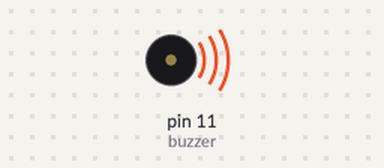
Recording of a sketch running on a simulated Arduino Uno, built with avr-gcc and run on an emulated ATmega328P. Shown: buzzer (waves = sounding).

Above: at 0.1 s.
At 49.7 s:
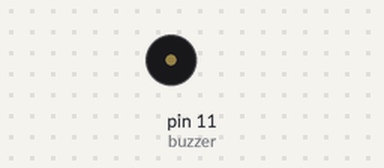
Timing chart, 0 to 51.2 s (numbered marks = the images above):
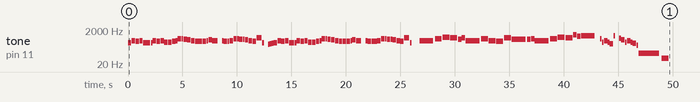

The sketch:

hakosbaelzbgm.ino
```cpp
/*
  Hakos Baelz Loading Screen BGM #1
  Connect a piezo buzzer or speaker to pin 11 or select a new pin.
  More songs available at: https://github.com/LokeRuiKee/Arduino-Music-Project-2022
  References:https://github.com/robsoncouto/arduino-songs, https://dragaosemchama.com/en/2019/02/songs-for-arduino/

  - RK, 25.2.2022
*/

#define NOTE_B0  31
#define NOTE_C1  33
#define NOTE_CS1 35
#define NOTE_D1  37
#define NOTE_DS1 39
#define NOTE_E1  41
#define NOTE_F1  44
#define NOTE_FS1 46
#define NOTE_G1  49
#define NOTE_GS1 52
#define NOTE_A1  55
#define NOTE_AS1 58
#define NOTE_B1  62
#define NOTE_C2  65
#define NOTE_CS2 69
#define NOTE_D2  73
#define NOTE_DS2 78
#define NOTE_E2  82
#define NOTE_F2  87
#define NOTE_FS2 93
#define NOTE_G2  98
#define NOTE_GS2 104
#define NOTE_A2  110
#define NOTE_AS2 117
#define NOTE_B2  123
#define NOTE_C3  131
#define NOTE_CS3 139
#define NOTE_D3  147
#define NOTE_DS3 156
#define NOTE_E3  165
#define NOTE_F3  175
#define NOTE_FS3 185
#define NOTE_G3  196
#define NOTE_GS3 208
#define NOTE_A3  220
#define NOTE_AS3 233
#define NOTE_B3  247
#define NOTE_C4  262
#define NOTE_CS4 277
#define NOTE_D4  294
#define NOTE_DS4 311
#define NOTE_E4  330
#define NOTE_F4  349
#define NOTE_FS4 370
#define NOTE_G4  392
#define NOTE_GS4 415
#define NOTE_A4  440
#define NOTE_AS4 466
#define NOTE_B4  494
#define NOTE_C5  523
#define NOTE_CS5 554
#define NOTE_D5  587
#define NOTE_DS5 622
#define NOTE_E5  659
#define NOTE_F5  698
#define NOTE_FS5 740
#define NOTE_G5  784
#define NOTE_GS5 831
#define NOTE_A5  880
#define NOTE_AS5 932
#define NOTE_B5  988
#define NOTE_C6  1047
#define NOTE_CS6 1109
#define NOTE_D6  1175
#define NOTE_DS6 1245
#define NOTE_E6  1319
#define NOTE_F6  1397
#define NOTE_FS6 1480
#define NOTE_G6  1568
#define NOTE_GS6 1661
#define NOTE_A6  1760
#define NOTE_AS6 1865
#define NOTE_B6  1976
#define NOTE_C7  2093
#define NOTE_CS7 2217
#define NOTE_D7  2349
#define NOTE_DS7 2489
#define NOTE_E7  2637
#define NOTE_F7  2794
#define NOTE_FS7 2960
#define NOTE_G7  3136
#define NOTE_GS7 3322
#define NOTE_A7  3520
#define NOTE_AS7 3729
#define NOTE_B7  3951
#define NOTE_C8  4186
#define NOTE_CS8 4435
#define NOTE_D8  4699
#define NOTE_DS8 4978
#define REST      0


// change this to make the song slower or faster
int tempo = 85;

// change this to whichever pin you want to use
int buzzer = 11;


// notes of the moledy followed by the duration.
// a 4 means a quarter note, 8 an eighteenth , 16 sixteenth, so on
// !!negative numbers are used to represent dotted notes,
// so -4 means a dotted quarter note, that is, a quarter plus an eighteenth!!
int melody[] = {

  // Hakos Baelz Loading Screen BGM #1
  // Score available at https://drewyjin.wixsite.com/sheets/sheets-1
  // Theme by DrewyJin

  //main melody starts
  //BAR 1-3
  NOTE_F4, 8, NOTE_AS4, 8, NOTE_A4, 8, NOTE_AS4, 8,
  NOTE_F4, 4, NOTE_F4, 16, NOTE_AS4, 8, NOTE_A4, 8,
  NOTE_AS4, 8, // BAR 1
  NOTE_G4, 8, NOTE_G4, 8, NOTE_A4, 8, NOTE_AS4, 16,
  NOTE_DS5, 8, NOTE_DS5, 16, NOTE_D5, 8, NOTE_C5, 8,
  NOTE_AS4, 8, // BAR 2
  NOTE_A4, 8, NOTE_A4, 8, NOTE_A4, 8, NOTE_AS4, 16,
  NOTE_C5, 8, NOTE_AS4, -8, REST, 8, NOTE_AS4, 16, NOTE_A4, 8,
  NOTE_A4, 16, NOTE_AS4, 8, // BAR 3

  //BAR 4-6
  NOTE_DS5, 8, NOTE_DS5, 16, NOTE_D5, 8, NOTE_D5, 16,
  NOTE_C5, 8, NOTE_AS4, 8, NOTE_A4, 8, NOTE_F5, -8,
  NOTE_F4, 16, REST, 8, NOTE_D4, 16, NOTE_DS4, 16, NOTE_E4, 16, // BAR 4
  NOTE_F4, 8, NOTE_AS4, 8, NOTE_A4, 8, NOTE_AS4, 8,
  NOTE_F4, -8, NOTE_F4, 16, NOTE_AS4, 8, NOTE_A4, 8,
  NOTE_AS4, 8, // BAR 5
  NOTE_G4, 8, NOTE_G4, 8, NOTE_A4, 8, NOTE_AS4, 16,
  NOTE_DS5, 8, NOTE_DS5, 16, NOTE_D5, 8, NOTE_C5, 8,
  NOTE_AS4, 8, // BAR 6


  //BAR 7-9
  NOTE_A4, 8, NOTE_A4, 8, NOTE_A4, 8, NOTE_AS4, 16,
  NOTE_C5, 8, NOTE_AS4, -8, REST, 8, NOTE_AS4, 16, NOTE_A4, 8,
  NOTE_A4, 8, NOTE_A4, 16, NOTE_AS4, 8, // BAR 7
  NOTE_DS5, 8, NOTE_DS5, 16, NOTE_D5, 8, NOTE_D5, 16,
  NOTE_C5, 8, NOTE_AS4, 8, NOTE_A4, 8, NOTE_F5, -8,
  NOTE_F4, 16, REST, 4, // BAR 8
  NOTE_AS4, 2, NOTE_DS5, 4, NOTE_FS5, 4, // BAR 9


  //BAR 10-11
  NOTE_F5, 4, NOTE_D5, 8, NOTE_F5, 8, NOTE_AS4, 2, // BAR 10
  NOTE_DS5, 4, NOTE_AS4, 4, NOTE_A4, 4, NOTE_F5, 4, // BAR 11


  //BAR 12-13
  NOTE_D5, 2, NOTE_D5, 8, NOTE_DS5, 8, // BAR 12
  NOTE_AS4, 2,  NOTE_DS5, 4, NOTE_FS5, 4, // BAR 13


  // BAR 14-16
  NOTE_F5, 4, NOTE_C6, 8, NOTE_A5, 8, NOTE_AS5, 2, // BAR 14
  REST, 8, NOTE_DS5, 16, NOTE_G4, 16, NOTE_AS4, 8,
  NOTE_G4, 16, NOTE_DS4, 8, NOTE_AS5, 16, REST, 8,
  NOTE_E5, 16,  NOTE_C5, 8, NOTE_G4, 16, NOTE_AS4, 8,
  NOTE_G4, 16,  NOTE_E4, 8, NOTE_C4, 16, // BAR 15
  NOTE_F2, -2, NOTE_F1, 4, // BAR 16

  /* RIGHT
   * REST, 8,  NOTE_G4, 16, NOTE_F4, 16, NOTE_A4, 16, NOTE_G4, 16,
  NOTE_C5, 16, NOTE_F5, 16, NOTE_G5, 16, NOTE_A5, 16,
  NOTE_C6, 16, NOTE_F6, 2, */ // BAR 16


};

// sizeof gives the number of bytes, each int value is composed of two bytes (16 bits)
// there are two values per note (pitch and duration), so for each note there are four bytes
int notes = sizeof(melody) / sizeof(melody[0]) / 2;

// this calculates the duration of a whole note in ms
int wholenote = (60000 * 4) / tempo;

int divider = 0, noteDuration = 0;

void setup() {
  // iterate over the notes of the melody.
  // Remember, the array is twice the number of notes (notes + durations)
  for (int thisNote = 0; thisNote < notes * 2; thisNote = thisNote + 2) {

    // calculates the duration of each note
    divider = melody[thisNote + 1];
    if (divider > 0) {
      // regular note, just proceed
      noteDuration = (wholenote) / divider;
    } else if (divider < 0) {
      // dotted notes are represented with negative durations!!
      noteDuration = (wholenote) / abs(divider);
      noteDuration *= 1.5; // increases the duration in half for dotted notes
    }

    // we only play the note for 90% of the duration, leaving 10% as a pause
    tone(buzzer, melody[thisNote], noteDuration * 0.9);

    // Wait for the specief duration before playing the next note.
    delay(noteDuration);

    // stop the waveform generation before the next note.
    noTone(buzzer);
  }
}

void loop() {
  // no need to repeat the melody.
}
```
